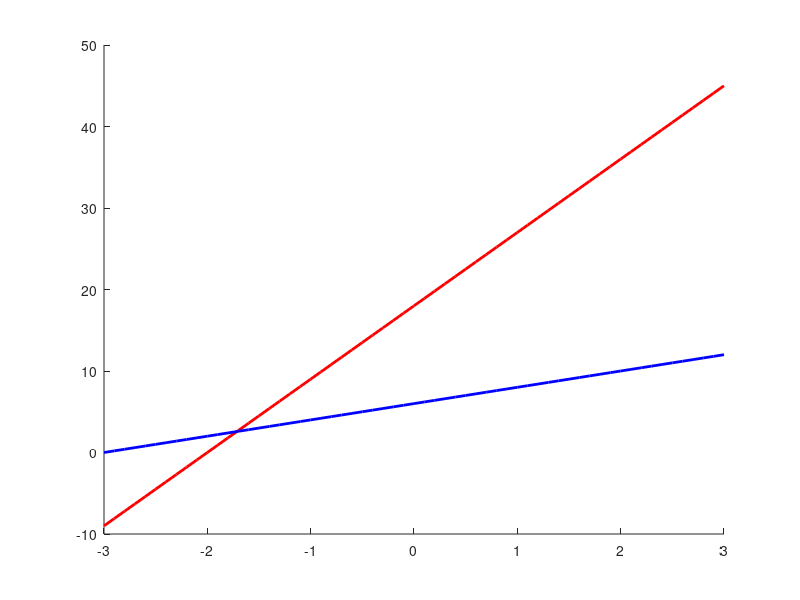
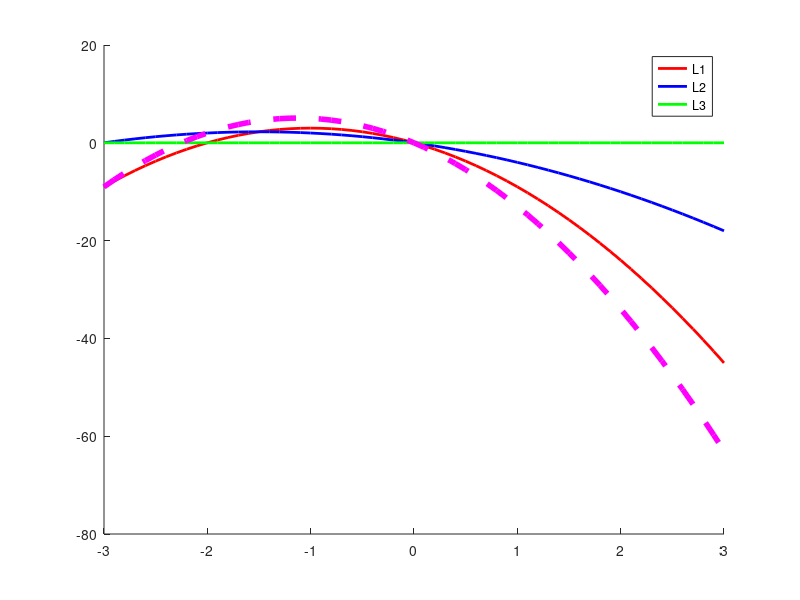
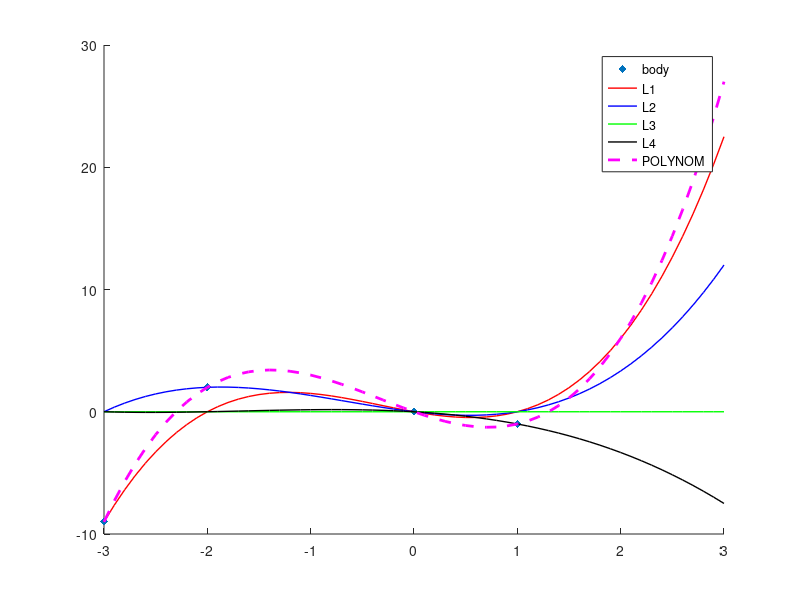

The MATLAB source for these figures, in order:
x= -3:0.1:3;
%%% Zadana funkce
xbody = [-3; -2; 0; 1];
ybody = [-9; 2; 0; -1]; 
x0 = -3;
y0 = -9;
x1=-2;
y1=2;
x2=0;
y2=0;
x3=1;
y3=-1;
%% 1. stupen
hold on
LL1 = (x-x1)/(x0-x1)*y0;
LL2 = (x-x0)/(x1-x0)*y1;
plot(x,LL1,'r-','LineWidth',2)
plot(x,LL2,'b-','LineWidth',2)
%% 2. stupen
L1 = (x-x1).*(x-x2)/((x0-x1)*(x0-x2))*y0;
L2 = (x-x0).*(x-x2)/((x1-x0)*(x1-x2))*y1;
L3 = (x-x0).*(x-x1)/((x2-x0)*(x2-x1))*y2;
LPOLYNOM = L1+L2+L3;
figure;
hold on
plot(x,L1,'r-','LineWidth',2)
plot(x,L2,'b-','LineWidth',2)
plot(x,L3,'g-','LineWidth',2)
plot(x,LPOLYNOM,'m--','LineWidth',4)
legend('L1','L2','L3')

%% 3. stupen
LLL1 = (x-x1).*(x-x2).*(x-x3)/((x0-x1)*(x0-x2)*(x0-x3))*y0;
LLL2 = (x-x0).*(x-x2).*(x-x3)/((x1-x0)*(x1-x2)*(x1-x3))*y1;
LLL3 = (x-x0).*(x-x1).*(x-x3)/((x2-x0)*(x2-x1)*(x2-x3))*y2;
LLL4 = (x-x0).*(x-x1).*(x-x2)/((x3-x0)*(x3-x1)*(x3-x2))*y3;
POLY = LLL1+LLL2+LLL3+LLL4;
figure;

hold on
scatter(xbody,ybody,'filled','d','LineWidth',50)
plot(x,LLL1,'r-','LineWidth',1)
plot(x,LLL2,'b-','LineWidth',1)
plot(x,LLL3,'g-','LineWidth',1)
plot(x,LLL4,'k-','LineWidth',1)
plot(x,POLY,'m--','LineWidth',2)
legend('body','L1','L2','L3','L4','POLYNOM')
